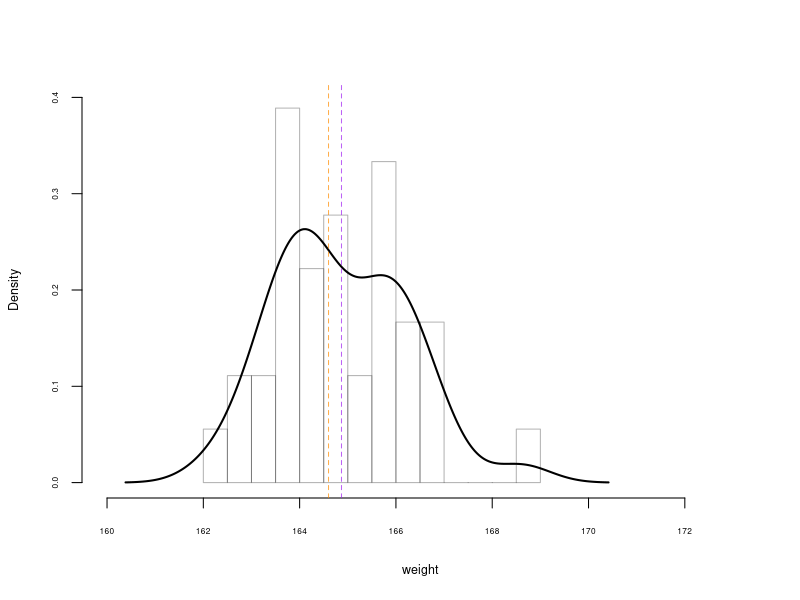
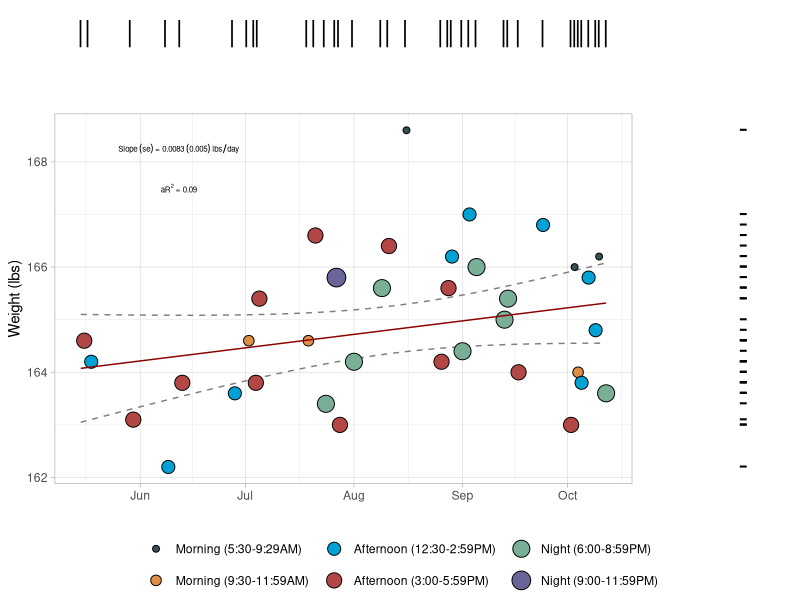

Write the R code that produced these figures, in order.
#load packages into environment
library(tidyverse)
library(here)
library(ggeffects)
library(data.table)
library(lubridate)
library(ggsci)
library(ggpubr)

# Load and pre-process data
wbd <- read.delim(here("weight_data.txt"), sep = " ", header = F, col.names = c("Date", "Time", "Liam")) %>% 
  mutate(Date = as.numeric(as.Date(Date)-19492),
         Time = as.ITime(x = Time)) 

# Model weight change by day
mod <- lm(Liam ~ Date + Time, wbd)
sumy <- summary(mod)
sumy
m_date <- paste0("Slope~(se) == ",paste(round(sumy[["coefficients"]][2], digits = 4),"~(", round(sumy[["coefficients"]][5], digits = 4), ")", sep = " "))
ar2 <- round(sumy[["adj.r.squared"]],digits = 2)
# Predict weight by day from linear model
pred <- ggpredict(mod, terms = c("Date")) %>% 
  rename(Liam = predicted)

# Return dates back to date formats
pred$Date <- as_date(pred$x+19492)
wbd$Date <- as_date(wbd$Date+19492)

wbd1 <- wbd %>% 
  mutate(Time = as.numeric(Time),
       Time = case_when(Time < 34200 ~ 'Morning (5:30-9:29AM)',
                        Time < 43200 ~ 'Morning (9:30-11:59AM)',
                        Time < 54000 ~ "Afternoon (12:30-2:59PM)",
                        Time < 64800 ~ 'Afternoon (3:00-5:59PM)',
                        Time < 75600 ~ "Night (6:00-8:59PM)",
                        Time <= 86400 ~ 'Night (9:00-11:59PM)'),
       
       Time = factor(Time, c('Morning (5:30-9:29AM)','Morning (9:30-11:59AM)', 
                             "Afternoon (12:30-2:59PM)",'Afternoon (3:00-5:59PM)',
                             "Night (6:00-8:59PM)",'Night (9:00-11:59PM)'))) 

# Distribution of weight
png("wdist.png", bg = NA, res = 600,units = "in", width = 3, height = 4, type = "cairo")
hist(wbd1$Liam, 
     cex.lab=0.75, cex.axis=0.5,
     title = NA,
     breaks = 20,
     col= adjustcolor("white", alpha = 0),
     border= adjustcolor("black", alpha = 0.3),
     prob = T,
     ylim = c(0,0.4),
     xlim = c(160,173),
     xlab = "weight",
     main = NA)
lines(density(wbd1$Liam),
      lwd = 2,
      border= adjustcolor("black", alpha = 0.1))
abline(v = median(wbd1$Liam),col = adjustcolor("darkorange", alpha = 0.7), lty = 2)
abline(v = mean(wbd1$Liam),col = adjustcolor("purple", alpha = 0.7), lty = 2)
dev.off()
shapiro.test(wbd1$Liam) # Roughly normally distributed? according the Shapiro-Wilks test for normality although it looks skewed. 

# Plot weight by day

a <- wbd1 %>% 
  ggplot(aes(Date, Liam)) +
  geom_line(data = pred, aes(y = conf.low), colour = "grey50", linetype = "dashed") +
  geom_line(data = pred,aes(y = conf.high), colour = "grey50", linetype = "dashed") +
  geom_point(aes(size = Time, fill = Time), pch = 21) +
  geom_line(data = pred, color = "darkred") +
  annotate("text", label = paste(m_date, "~lbs/day"), x = as.Date("2023-06-12"), y = 168.25, parse = T, size = 2) +
  annotate("text", label = paste("aR^2 == ", ar2), x = as.Date("2023-06-12"), y = 167.5, parse = T, size = 2) +
  labs(x = "", y = "Weight (lbs)") +
  guides(fill = guide_legend(title = ""), size = guide_legend(title = "")) + 
  scale_fill_jama() +
  theme_light() +
  theme(legend.position = "bottom")

b <- wbd1 %>% 
  ggplot(aes(Date, "0")) +
  geom_point(pch = "|", size = 7) +
  theme_void() 

c <- wbd1 %>% 
  ggplot(aes("0", Liam)) +
  geom_point(pch = "-", size = 7) +
  theme_void() 

pdf("weight.pdf", width = 7, height = 4)
ggarrange(b,NULL, a, c, ncol = 2, nrow = 2, 
          widths = c(4, 1), heights = c(1, 4), align = "hv", common.legend = T, legend = "bottom")
dev.off()
# Results:
# According to this model I gained 0.0098 lbs everyday since May 16, 2023. 
# At that rate, I would reach my goal of 170 lbs in 711 days (~ 2 years).
# I need to increase calories and muscle growth to reach this goal in a reasonable time frame.
 
 
